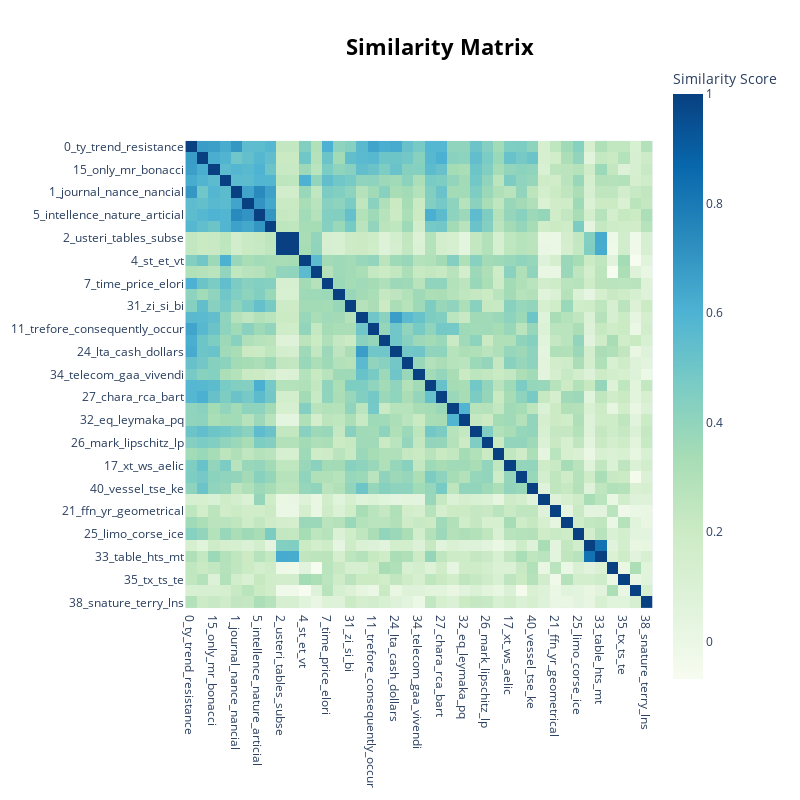

Notebook code cell kept with this figure:
### Code cell
model.visualize_heatmap(n_clusters=20, top_n_topics=100)

### Figure 1 — Plotly figure (JSON) as saved in the notebook; plotly's stock layout.template omitted (floating-point values rounded to 4 significant figures; data arrays with more than 128 entries replaced by an {"elided": "..."} marker saying what was removed)
{"data": [{"coloraxis": "coloraxis", "hovertemplate": "x: %{x}<br>y: %{y}<br>Similarity Score: %{z}<extra></extra>", "name": "0", "type": "heatmap", "x": ["0_ty_trend_resistance", "14_xl_el_pr", "15_only_mr_bonacci", "20_guet_sot_ppeso", "1_journal_nance_nancial", "3_racer_ya_ep", "5_intellence_nature_articial", "36_corvee_kei_socorvee", "2_usteri_tables_subse", "6_subse_mtns_tables", "4_st_et_vt", "13_ft_gt_ws", "7_time_price_elori", "18_ry_quantum_ptrow", "31_zi_si_bi", "8_tg_researcr_an", "11_trefore_consequently_occur", "22_var_bridge_winner", "24_lta_cash_dollars", "28_problem_ansr_solut", "34_telecom_gaa_vivendi", "9_is_yu_sha", "27_chara_rca_bart", "10_eq_ki_ui", "32_eq_leymaka_pq", "12_du_lea_alla", "26_mark_lipschitz_lp", "16_schools_implied_exa", "17_xt_ws_aelic", "39_ci_hj_mj", "40_vessel_tse_ke", "19_cancer_cell_lima", "21_ffn_yr_geometrical", "23_ti_xi_wi", "25_limo_corse_ice", "29_table_mt_consistent", "33_table_hts_mt", "30_probabity_mea_variabity", "35_tx_ts_te", "37_wins_loss_max", "38_snature_terry_lns"], "xaxis": "x", "y": ["0_ty_trend_resistance", "14_xl_el_pr", "15_only_mr_bonacci", "20_guet_sot_ppeso", "1_journal_nance_nancial", "3_racer_ya_ep", "5_intellence_nature_articial", "36_corvee_kei_socorvee", "2_usteri_tables_subse", "6_subse_mtns_tables", "4_st_et_vt", "13_ft_gt_ws", "7_time_price_elori", "18_ry_quantum_ptrow", "31_zi_si_bi", "8_tg_researcr_an", "11_trefore_consequently_occur", "22_var_bridge_winner", "24_lta_cash_dollars", "28_problem_ansr_solut", "34_telecom_gaa_vivendi", "9_is_yu_sha", "27_chara_rca_bart", "10_eq_ki_ui", "32_eq_leymaka_pq", "12_du_lea_alla", "26_mark_lipschitz_lp", "16_schools_implied_exa", "17_xt_ws_aelic", "39_ci_hj_mj", "40_vessel_tse_ke", "19_cancer_cell_lima", "21_ffn_yr_geometrical", "23_ti_xi_wi", "25_limo_corse_ice", "29_table_mt_consistent", "33_table_hts_mt", "30_probabity_mea_variabity", "35_tx_ts_te", "37_wins_loss_max", "38_snature_terry_lns"], "yaxis": "y", "z": {"elided": "41x41 float values"}}], "layout": {"coloraxis": {"colorbar": {"title": {"text": "Similarity Score"}}, "colorscale": [[0, "rgb(247,252,240)"], [0.125, "rgb(224,243,219)"], [0.25, "rgb(204,235,197)"], [0.375, "rgb(168,221,181)"], [0.5, "rgb(123,204,196)"], [0.625, "rgb(78,179,211)"], [0.75, "rgb(43,140,190)"], [0.875, "rgb(8,104,172)"], [1, "rgb(8,64,129)"]]}, "height": 800, "hoverlabel": {"bgcolor": "white", "font": {"family": "Rockwell", "size": 16}}, "legend": {"title": {"text": "Trend"}}, "margin": {"t": 60}, "showlegend": true, "title": {"font": {"color": "Black", "size": 22}, "text": "<b>Similarity Matrix</b>", "x": 0.55, "xanchor": "center", "y": 0.95, "yanchor": "top"}, "width": 800, "xaxis": {"anchor": "y", "constrain": "domain", "domain": [0, 1], "scaleanchor": "y"}, "yaxis": {"anchor": "x", "autorange": "reversed", "constrain": "domain", "domain": [0, 1]}}}
